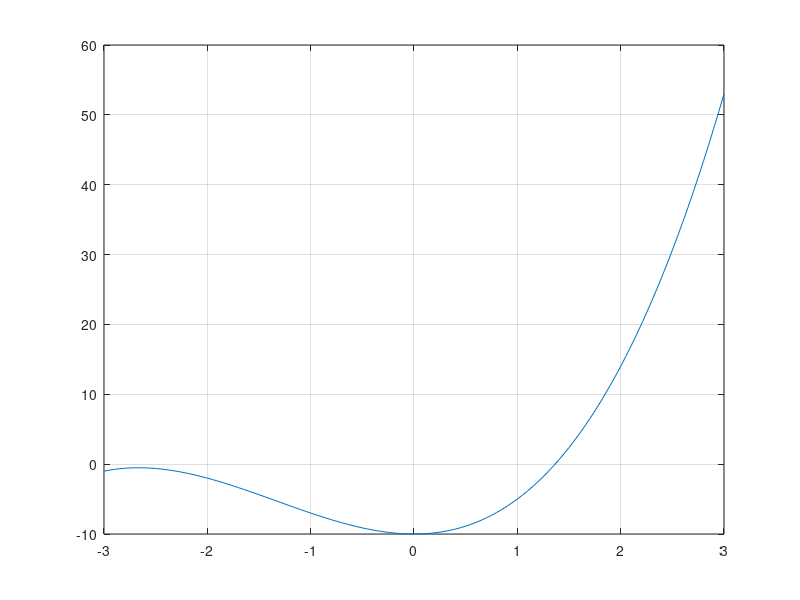

Write MATLAB code to recreate this figure. (Note: this script raises an error after producing the figure.)
%% Practica CN
% Problema 3 seccions 1 i 2
format long 

t = -3 : 0.05 : 3;
f = @(x) (x.^3) + (4 .*(x.^ 2)) - 10;


%% PLOTS:
% plot(t, f(t))          % Version 0
% plot(t, t.^6, t, t+1)  % Version 1

plot(t, f(t)), grid



%% FZERO
f_cero = fzero(f, 1.2);


%% NEWTON
a = 1.2
tolerance = 0.5*10^(-10);
df = @(x) 3*x.^2 + 8*x;


iterations = 5;
newt_moln = newton_molner(f, df, a, tolerance, iterations)

%% SECANT
a = 1.2;
b = 2;
tolerance = 0.5*10^(-10)
secant = secant_molner(f, a, b, tolerance, iterations);


%% BISECTION

a = 0; % !!!
b = 2;
tolerance = 0.5*10^(-10)
bisect = bisect_molner(f, a, b, tolerance, iterations);



plot(t, f(t)), grid

